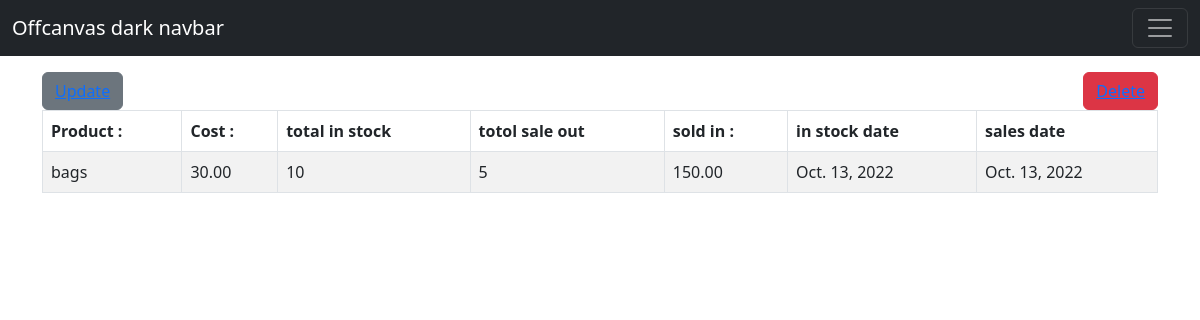
Screenshot of /view_detail/2/ (signed in) with the database file from the repository.
### inve/models.py (models this page shows, shortened)
class Inventory(models.Model):
    name = models.CharField(max_length= 100, null= False, blank=False)
    cost_product = models.DecimalField(max_digits = 20, decimal_places = 2, null=False, blank=False)
    qty_in_stock = models.IntegerField(null=False, blank=False)
    qty_sold = models.IntegerField(null=False, blank=False)
    sales = models.DecimalField(max_digits = 20, decimal_places = 2, null=False, blank=False)
    stack_date = models.DateField(auto_now_add=True)
    last_sales_date = models.DateField(auto_now=True)

### inve/views.py (the view)
# urls.py: path('view_detail/<id>/',views.veiw_detail,name='view_detail'),
@login_required
def veiw_detail(request, id):
    inve = get_object_or_404(Inventory,pk=id)
    return render(request,'inve/view_detail.html',{'inve':inve})

### inve/templates/inve/view_detail.html (shortened to what this page needs)
{% extends "inve/layout.html" %}
{% load crispy_forms_tags %}
{% block content %}
<div class="mt-5"  style="margin: top 30%;">
    <div class="container">
        <table class="table table-striped table-bordered table-hovet">
            <thead class="thead-dark">
                <tr>
                    <th scope='col' >Product :</th>
                    <th scope='col'>Cost :</th>
                    <th scope='col'>total in stock</th>
                    <th scope='col'>totol sale out</th>
                    <th scope='col'>sold in :</th>
                    <th scope='col'>in stock date</th>
                    <th scope='col'>sales date </th>
                </tr>
            </thead>
            <tbody>
                <tr style=" cursor: position; cursor: hand;" >
                    <td scope='row'>{{inve.name}}</td>
                    <td scope='row'>{{inve.cost_product}}</td>
                    <td scope='row'>{{inve.qty_in_stock}}</td>
                    <td scope='row'>{{inve.qty_sold}}</td>
                    <td scope='row'>{{inve.sales}}</td>
                    <td scope='row'>{{inve.stack_date}}</td>
                    <td scope='row'>{{inve.last_sales_date}}</td>
                </tr>
            </tbody>
            <div style="display:flex; justify-content: space-between ;">
                <button class="btn btn-secondary" type="submit"><a href="{% url 'update' inve.id %}">Update</a></button>
                <button class="btn btn-danger" type="submit"><a href="{% url 'delete' inve.id %}">Delete</a></button>
            </div>
    </div>
</div>
{% endblock content %}

### rows the page displays
Inventory: name "bags", cost_product "30.00", qty_in_stock "10", qty_sold "5", sales "150.00", stack_date "Oct. 13, 2022", last_sales_date "Oct. 13, 2022"
